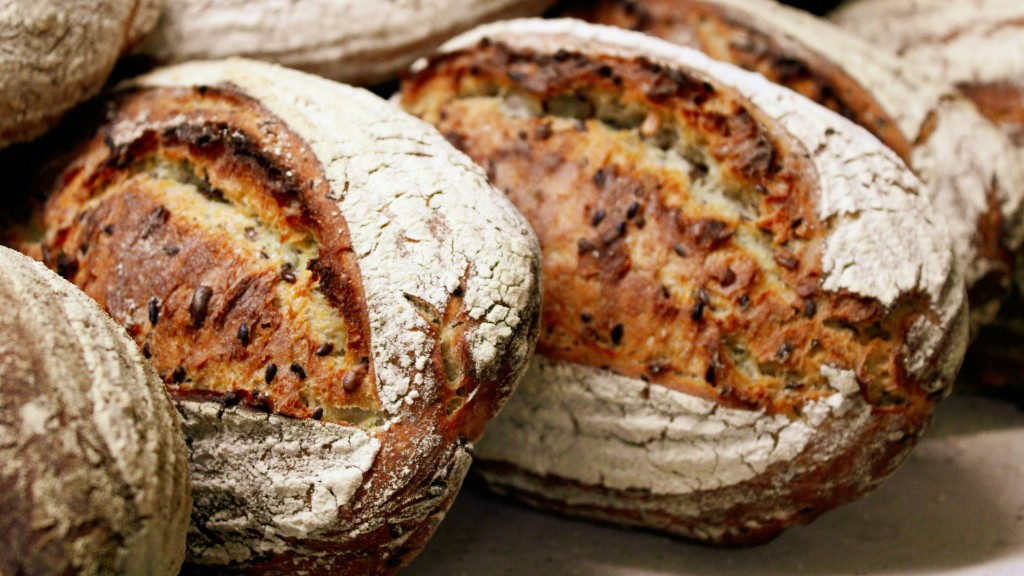
#> input picture img/hero-bread.png, 1024 x 576 px
$ python remove_hero_lines.py
#> lines starting #> are read from the running program, lines starting #| are printed output that depends on the picture
#!/usr/bin/env python3
"""Remove dashed vertical layout lines from hero image."""
from PIL import Image
import os

img_path = os.path.join(os.path.dirname(__file__), "img", "hero-bread.png")
img = Image.open(img_path).convert("RGBA")
pix = img.load()
w, h = img.size
#> w = 1024; h = 576

# Line positions: vertical dashed lines at ~20% and ~80% from left
# Use wider bands and sample from farther away for cleaner result
left_center = int(w * 0.20)
#> left_center = 204
right_center = int(w * 0.80)
#> right_center = 819
band_width = max(8, int(w * 0.04))   # wider strip to fully cover dashed lines
#> band_width = 40
source_offset = max(12, int(w * 0.05))  # copy from cleaner area farther from line
#> source_offset = 51

def overwrite_vertical_band(x_center, copy_from_offset):
    """Overwrite a vertical band by copying from a column offset to the side."""
#> called with x_center = 204, copy_from_offset = 51
    x_start = max(0, x_center - band_width // 2)
#> x_start = 184
    x_end = min(w, x_center + band_width // 2)
#> x_end = 224
    for x in range(x_start, x_end):
        src_x = x + copy_from_offset
        if 0 <= src_x < w:
            for y in range(h):
                pix[x, y] = pix[src_x, y]

# Left line: copy from pixels to the right (positive offset) over the line
overwrite_vertical_band(left_center, source_offset)
# Right line: copy from pixels to the left (negative offset) over the line
overwrite_vertical_band(right_center, -source_offset)

img.save(img_path, "PNG")
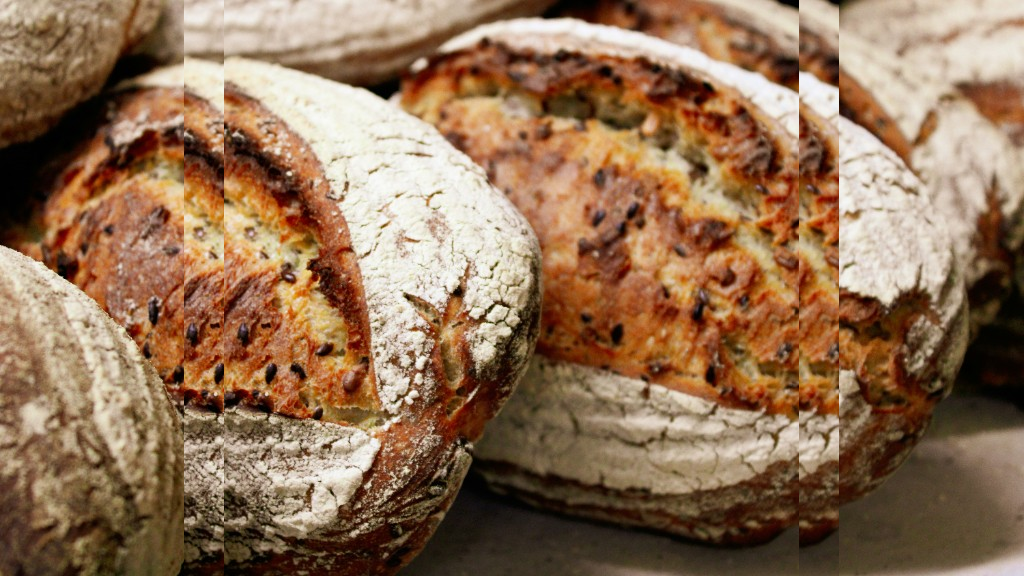
#> saved as hero-bread.png: PIL image 1024x576 RGBA; mean R, G, B, A 144.9, 113.2, 85.7, 255
print("Saved", img_path)

$ run again, with img/166A82F7-DC05-4AC7-8AB8-A41024C1AC09_1_201_a.jpeg saved as img/hero-bread.png
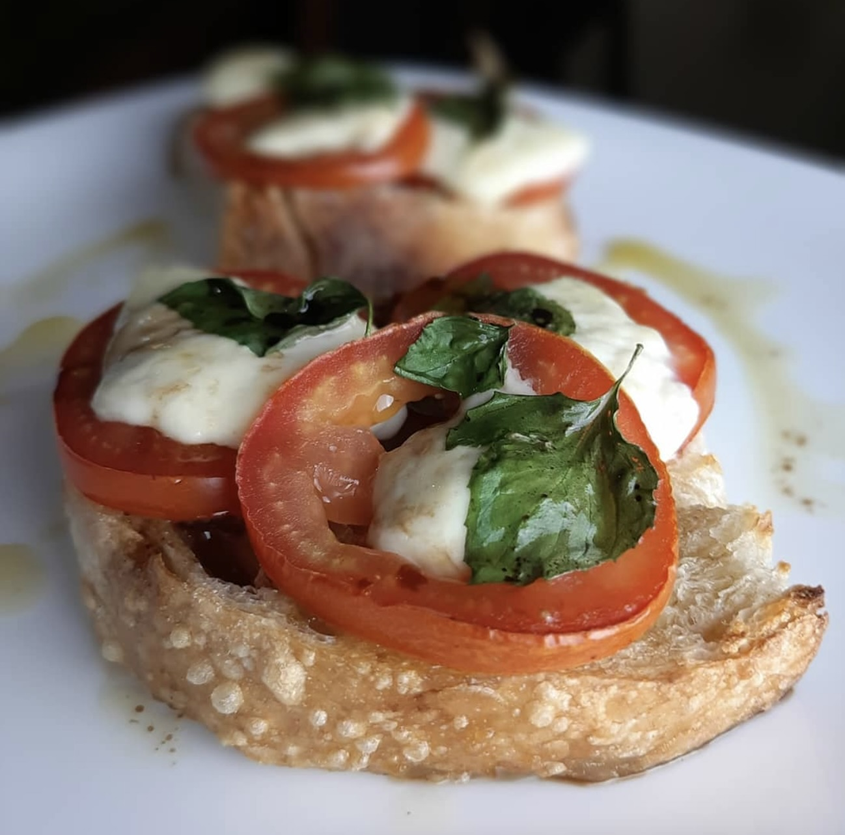
#> input picture img/166A82F7-DC05-4AC7-8AB8-A41024C1AC09_1_201_a.jpeg, 845 x 835 px, shrunk from 1298 x 1282 before the run
#> `img.save(img_path, "PNG")`:
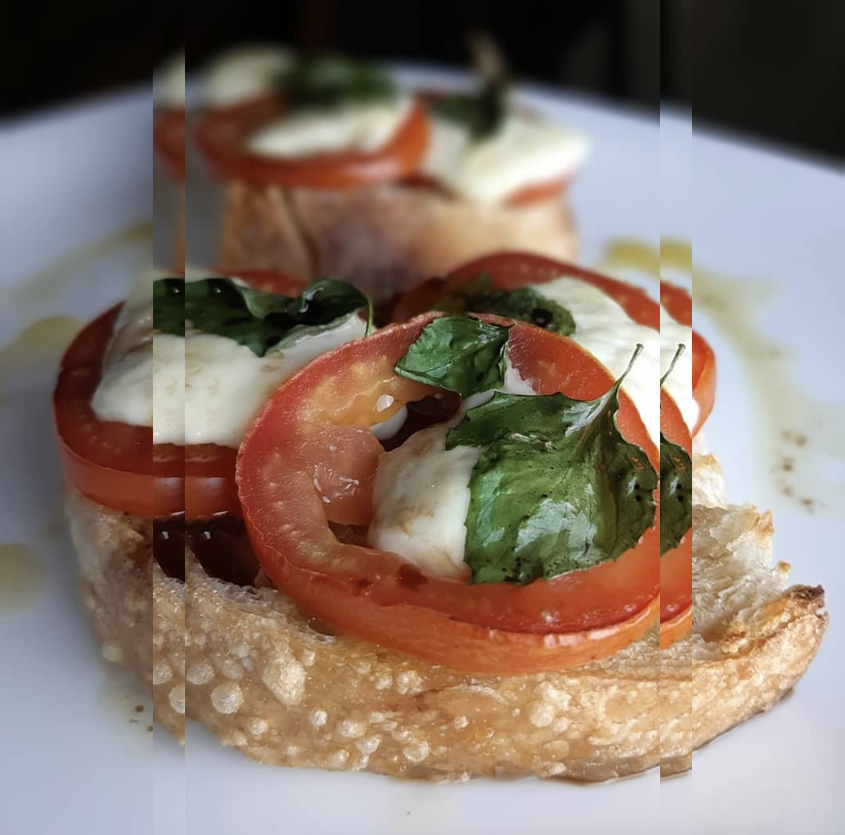
#> saved as hero-bread.png: PIL image 845x835 RGBA; mean R, G, B, A 135.3, 119.2, 107.8, 255

$ run again, with img/2390B5B6-B5D8-4306-871D-754B031BC06E_1_201_a.jpeg saved as img/hero-bread.png
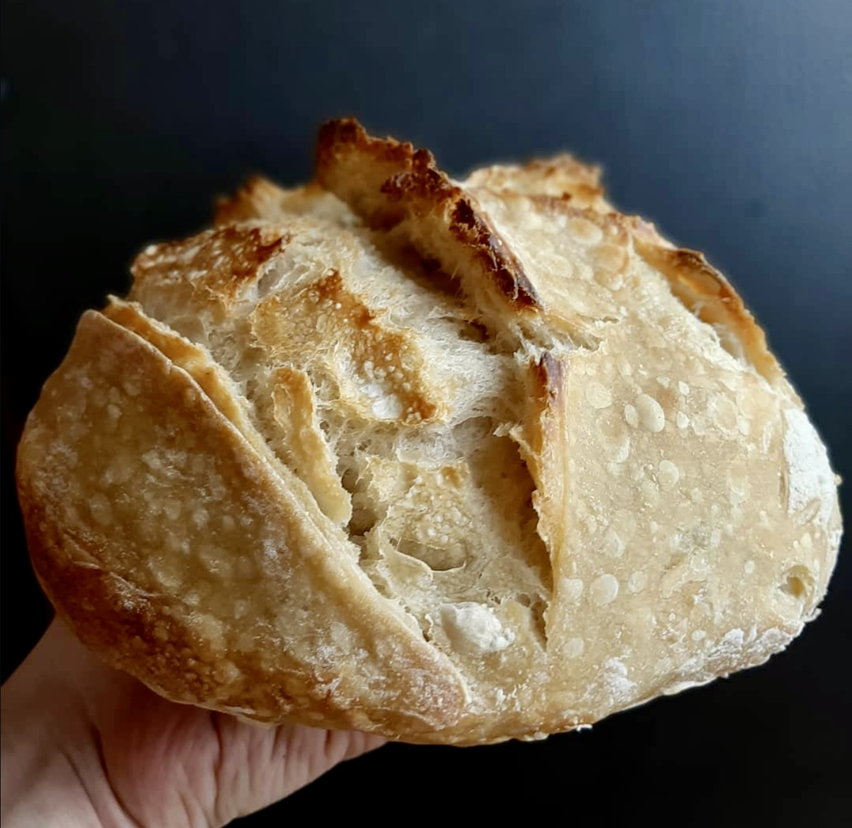
#> input picture img/2390B5B6-B5D8-4306-871D-754B031BC06E_1_201_a.jpeg, 852 x 828 px, shrunk from 1305 x 1268 before the run
#> `img.save(img_path, "PNG")`:
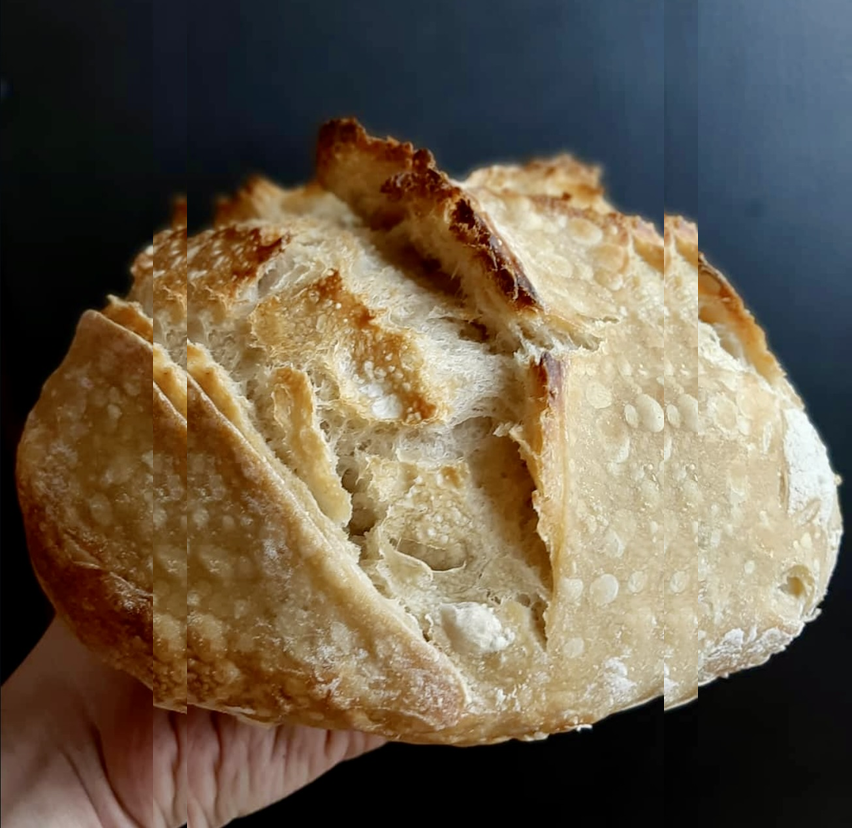
#> saved as hero-bread.png: PIL image 852x828 RGBA; mean R, G, B, A 105.1, 93, 75.8, 255

$ run again, with img/259616E8-AFD5-4229-92C1-D106591BC722_1_201_a.jpeg saved as img/hero-bread.png
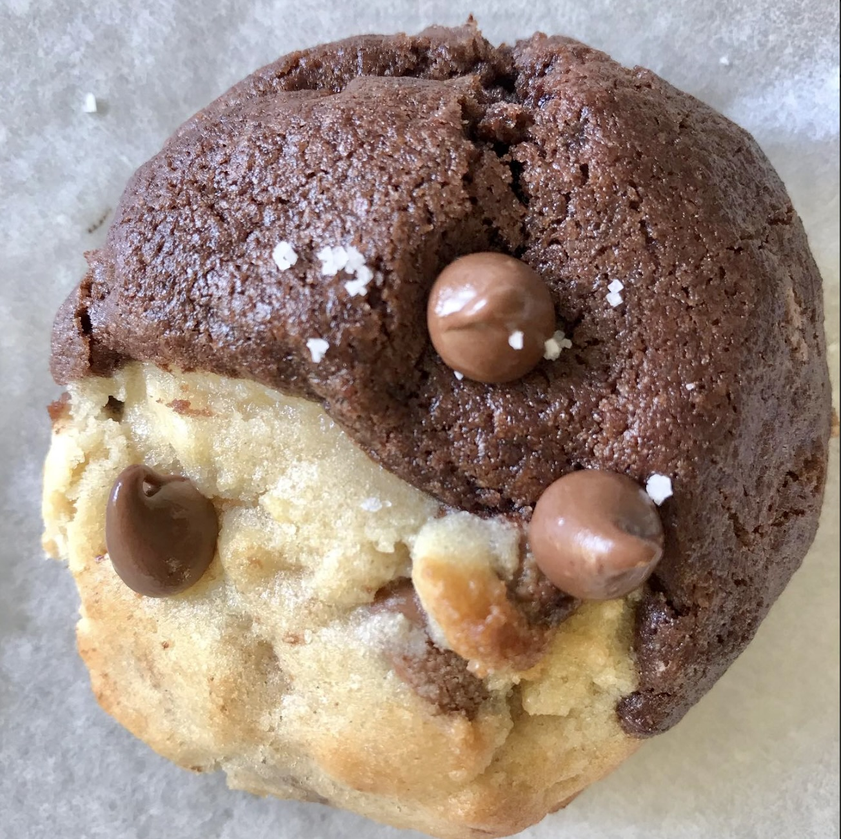
#> input picture img/259616E8-AFD5-4229-92C1-D106591BC722_1_201_a.jpeg, 841 x 839 px, shrunk from 1304 x 1300 before the run
#> `img.save(img_path, "PNG")`:
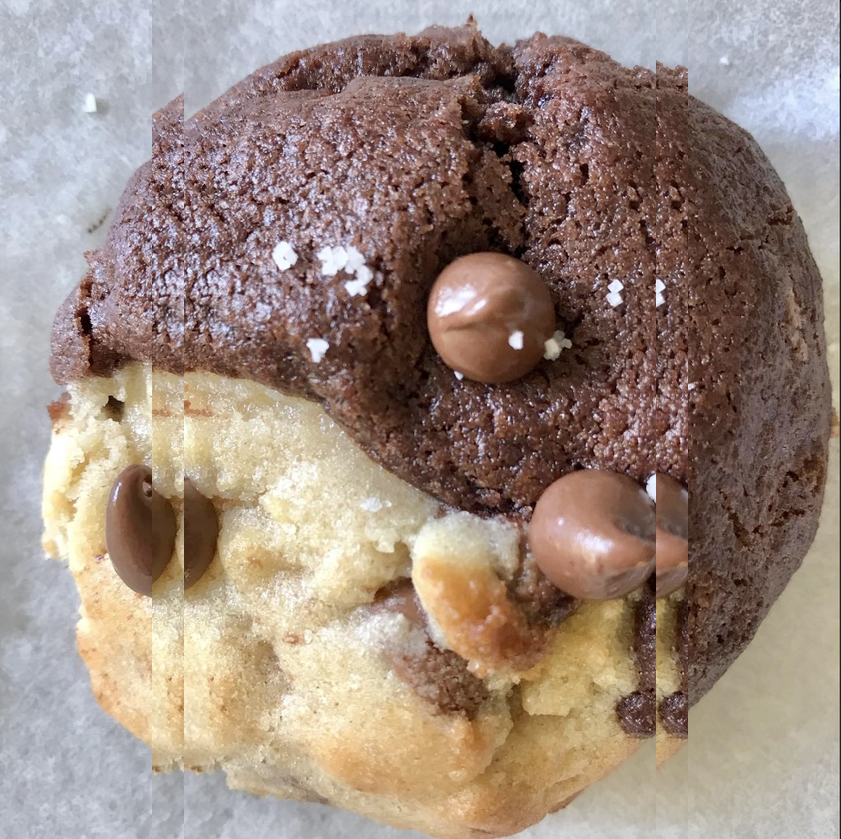
#> saved as hero-bread.png: PIL image 841x839 RGBA; mean R, G, B, A 156.7, 138.2, 127.3, 255
